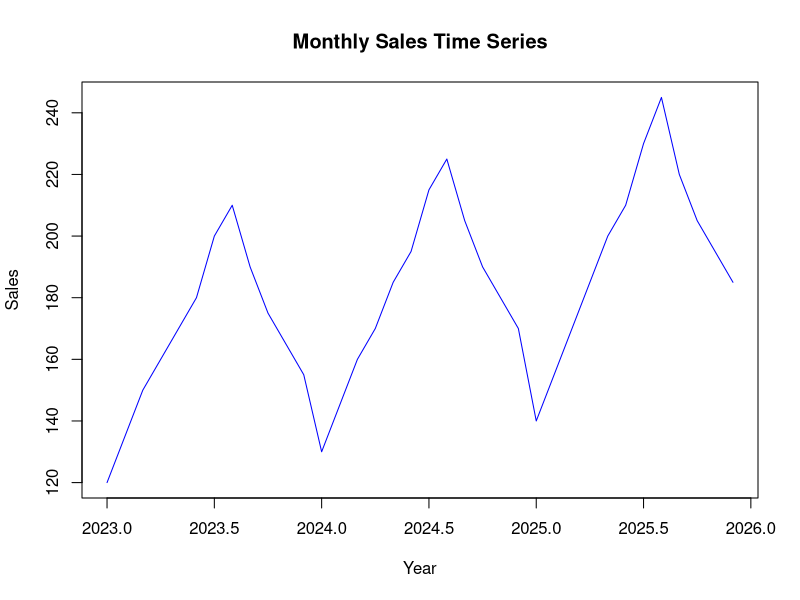
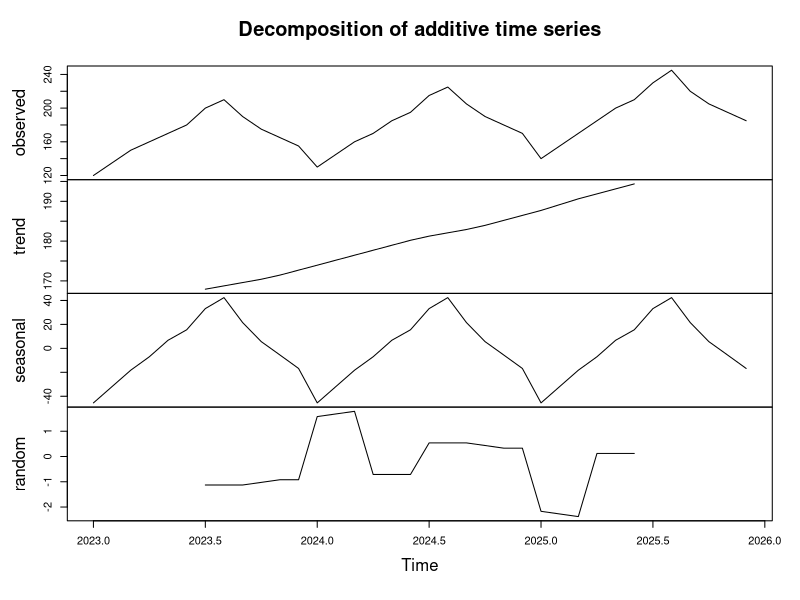

The R script that drew these images, in order:
# Program 16: Time series decomposition into trend, seasonal, and random parts

# Create monthly time series data
sales <- c(
  120, 135, 150, 160, 170, 180, 200, 210, 190, 175, 165, 155,
  130, 145, 160, 170, 185, 195, 215, 225, 205, 190, 180, 170,
  140, 155, 170, 185, 200, 210, 230, 245, 220, 205, 195, 185
)
ts_sales <- ts(sales, start = c(2023, 1), frequency = 12)

# Plot original time series
plot(ts_sales,
     main = "Monthly Sales Time Series",
     xlab = "Year",
     ylab = "Sales",
     col = "blue")

# Decompose using additive model
decomp <- decompose(ts_sales, type = "additive")

# Plot decomposed components
plot(decomp)

# Extract and display components
trend_comp <- decomp$trend
seasonal_comp <- decomp$seasonal
random_comp <- decomp$random

cat("Trend (first 12 values):\n")
print(head(trend_comp, 12))
cat("\nSeasonal (first 12 values):\n")
print(head(seasonal_comp, 12))
cat("\nRandom (first 12 values):\n")
print(head(random_comp, 12))

# Save components for reference
components_df <- data.frame(
  Time = as.numeric(time(ts_sales)),
  Observed = as.numeric(ts_sales),
  Trend = as.numeric(trend_comp),
  Seasonal = as.numeric(seasonal_comp),
  Random = as.numeric(random_comp)
)
write.csv(components_df, "timeseries_decomposition_components.csv", row.names = FALSE)
